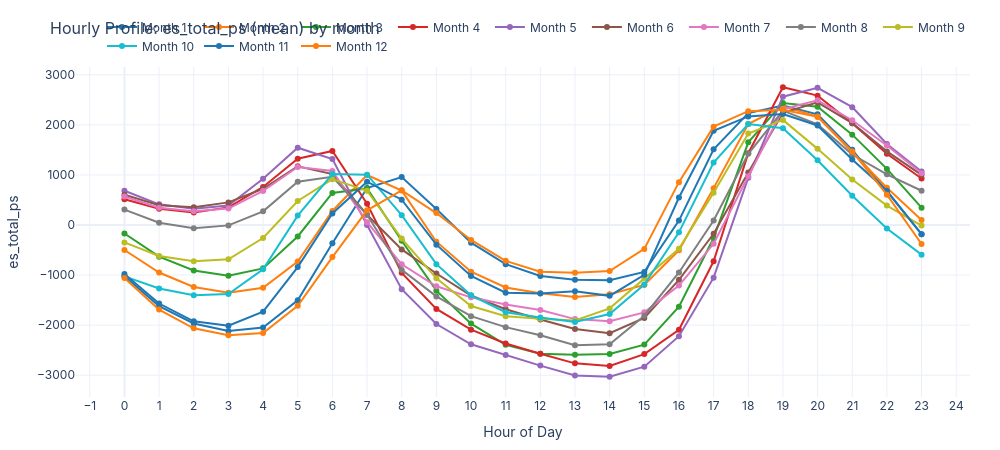

Notebook code cell kept with this figure:
### Markdown cell above
## 3. Hourly Profile by Month

Seasonal effects are visible:
- **Summer** (Jun–Aug): Strong midday solar pushes the system toward pumping around 12:00–15:00 — the "solar duck curve" effect.
- **Winter** (Dec–Feb): Higher demand and less solar sharpen the evening generation peak.
- **Shoulder months** (Mar–May, Sep–Nov): Transitional patterns.

### Code cell
plot_hourly_profile(train, groupby='month').show()

### Figure 1 — Plotly figure (JSON) as saved in the notebook; plotly's stock layout.template omitted (floating-point values rounded to 4 significant figures)
{"data": [{"line": {"color": "#1f77b4"}, "mode": "lines+markers", "name": "Month 1", "type": "scatter", "x": [0, 1, 2, 3, 4, 5, 6, 7, 8, 9, 10, 11, 12, 13, 14, 15, 16, 17, 18, 19, 20, 21, 22, 23], "y": [-1023.0, -1620.0, -1966.0, -2117.0, -2049.0, -1503.0, -364.6, 739.7, 958.5, 319.7, -353.5, -782.4, -1017.0, -1092.0, -1102.0, -936.1, 88.47, 1513.0, 2235.0, 2386.0, 2210.0, 1501.0, 672.8, -183.6]}, {"line": {"color": "#ff7f0e"}, "mode": "lines+markers", "name": "Month 2", "type": "scatter", "x": [0, 1, 2, 3, 4, 5, 6, 7, 8, 9, 10, 11, 12, 13, 14, 15, 16, 17, 18, 19, 20, 21, 22, 23], "y": [-499.1, -949.2, -1237.0, -1355.0, -1254.0, -729.4, 280.5, 998.5, 687.4, -333.4, -931.4, -1247.0, -1364.0, -1437.0, -1383.0, -1197.0, -504.5, 736.5, 2016.0, 2371.0, 2166.0, 1458.0, 745.9, 101.6]}, {"line": {"color": "#2ca02c"}, "mode": "lines+markers", "name": "Month 3", "type": "scatter", "x": [0, 1, 2, 3, 4, 5, 6, 7, 8, 9, 10, 11, 12, 13, 14, 15, 16, 17, 18, 19, 20, 21, 22, 23], "y": [-169.0, -632.3, -908.2, -1015.0, -866.0, -229.0, 639.8, 731.1, -314.0, -1311.0, -1969.0, -2393.0, -2569.0, -2593.0, -2576.0, -2389.0, -1632.0, -260.1, 1651.0, 2438.0, 2361.0, 1805.0, 1121.0, 346.2]}, {"line": {"color": "#d62728"}, "mode": "lines+markers", "name": "Month 4", "type": "scatter", "x": [0, 1, 2, 3, 4, 5, 6, 7, 8, 9, 10, 11, 12, 13, 14, 15, 16, 17, 18, 19, 20, 21, 22, 23], "y": [513.7, 324.2, 251.3, 352.0, 759.7, 1324.0, 1480.0, 423.5, -955.9, -1675.0, -2090.0, -2366.0, -2570.0, -2763.0, -2815.0, -2579.0, -2093.0, -724.0, 1433.0, 2751.0, 2584.0, 2034.0, 1422.0, 929.0]}, {"line": {"color": "#9467bd"}, "mode": "lines+markers", "name": "Month 5", "type": "scatter", "x": [0, 1, 2, 3, 4, 5, 6, 7, 8, 9, 10, 11, 12, 13, 14, 15, 16, 17, 18, 19, 20, 21, 22, 23], "y": [683.1, 413.4, 322.5, 388.4, 922.9, 1543.0, 1318.0, -0.03226, -1281.0, -1977.0, -2382.0, -2594.0, -2808.0, -3004.0, -3031.0, -2829.0, -2221.0, -1051.0, 944.2, 2563.0, 2741.0, 2354.0, 1617.0, 1070.0]}, {"line": {"color": "#8c564b"}, "mode": "lines+markers", "name": "Month 6", "type": "scatter", "x": [0, 1, 2, 3, 4, 5, 6, 7, 8, 9, 10, 11, 12, 13, 14, 15, 16, 17, 18, 19, 20, 21, 22, 23], "y": [604.5, 396.4, 354.1, 451.7, 724.0, 1174.0, 1017.0, 205.1, -487.5, -969.1, -1409.0, -1682.0, -1886.0, -2076.0, -2161.0, -1857.0, -1095.0, -174.6, 1048.0, 2240.0, 2450.0, 2034.0, 1471.0, 1002.0]}, {"line": {"color": "#e377c2"}, "mode": "lines+markers", "name": "Month 7", "type": "scatter", "x": [0, 1, 2, 3, 4, 5, 6, 7, 8, 9, 10, 11, 12, 13, 14, 15, 16, 17, 18, 19, 20, 21, 22, 23], "y": [568.8, 343.8, 272.8, 327.9, 680.6, 1158.0, 1079.0, 56.71, -785.3, -1223.0, -1444.0, -1588.0, -1696.0, -1880.0, -1923.0, -1745.0, -1211.0, -375.7, 974.0, 2312.0, 2490.0, 2092.0, 1589.0, 1033.0]}, {"line": {"color": "#7f7f7f"}, "mode": "lines+markers", "name": "Month 8", "type": "scatter", "x": [0, 1, 2, 3, 4, 5, 6, 7, 8, 9, 10, 11, 12, 13, 14, 15, 16, 17, 18, 19, 20, 21, 22, 23], "y": [307.3, 44.87, -65.23, -7.613, 273.2, 863.1, 963.9, 203.9, -896.8, -1426.0, -1820.0, -2040.0, -2203.0, -2402.0, -2380.0, -1812.0, -947.9, 89.45, 1423.0, 2285.0, 2009.0, 1408.0, 1012.0, 684.3]}, {"line": {"color": "#bcbd22"}, "mode": "lines+markers", "name": "Month 9", "type": "scatter", "x": [0, 1, 2, 3, 4, 5, 6, 7, 8, 9, 10, 11, 12, 13, 14, 15, 16, 17, 18, 19, 20, 21, 22, 23], "y": [-347.5, -617.7, -724.8, -684.6, -260.1, 479.8, 916.3, 684.4, -271.8, -1065.0, -1618.0, -1822.0, -1871.0, -1908.0, -1665.0, -1060.0, -473.7, 644.9, 1825.0, 2100.0, 1521.0, 907.0, 387.7, -11.37]}, {"line": {"color": "#17becf"}, "mode": "lines+markers", "name": "Month 10", "type": "scatter", "x": [0, 1, 2, 3, 4, 5, 6, 7, 8, 9, 10, 11, 12, 13, 14, 15, 16, 17, 18, 19, 20, 21, 22, 23], "y": [-1026.0, -1268.0, -1403.0, -1377.0, -883.6, 187.6, 1018.0, 1006.0, 196.2, -781.3, -1404.0, -1741.0, -1849.0, -1935.0, -1777.0, -1190.0, -146.0, 1247.0, 2017.0, 1932.0, 1294.0, 583.4, -71.71, -592.3]}, {"line": {"color": "#1f77b4"}, "mode": "lines+markers", "name": "Month 11", "type": "scatter", "x": [0, 1, 2, 3, 4, 5, 6, 7, 8, 9, 10, 11, 12, 13, 14, 15, 16, 17, 18, 19, 20, 21, 22, 23], "y": [-978.6, -1568.0, -1923.0, -2010.0, -1731.0, -839.6, 230.6, 864.5, 505.9, -392.8, -1017.0, -1353.0, -1367.0, -1324.0, -1415.0, -995.6, 548.7, 1882.0, 2170.0, 2217.0, 1988.0, 1308.0, 686.1, -184.1]}, {"line": {"color": "#ff7f0e"}, "mode": "lines+markers", "name": "Month 12", "type": "scatter", "x": [0, 1, 2, 3, 4, 5, 6, 7, 8, 9, 10, 11, 12, 13, 14, 15, 16, 17, 18, 19, 20, 21, 22, 23], "y": [-1059.0, -1690.0, -2063.0, -2203.0, -2155.0, -1615.0, -641.1, 293.4, 692.2, 239.0, -298.9, -715.4, -933.1, -953.3, -919.5, -476.8, 856.5, 1965.0, 2274.0, 2300.0, 2160.0, 1469.0, 605.8, -379.2]}], "layout": {"font": {"family": "Inter, Arial, sans-serif", "size": 12}, "height": 450, "hovermode": "x unified", "legend": {"orientation": "h", "x": 1, "xanchor": "right", "y": 1.02, "yanchor": "bottom"}, "margin": {"b": 50, "l": 60, "r": 30, "t": 60}, "title": {"font": {"size": 16}, "text": "Hourly Profile: es_total_ps (mean) by month"}, "width": 1000, "xaxis": {"dtick": 1, "title": {"text": "Hour of Day"}}, "yaxis": {"title": {"text": "es_total_ps"}}}}
